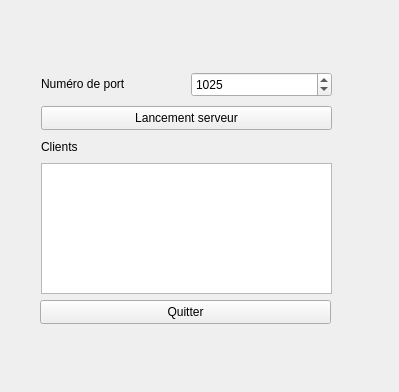
<?xml version="1.0" encoding="UTF-8"?>
<ui version="4.0">
 <class>ServeurWidget</class>
 <widget class="QWidget" name="ServeurWidget">
  <property name="geometry">
   <rect>
    <x>0</x>
    <y>0</y>
    <width>399</width>
    <height>392</height>
   </rect>
  </property>
  <property name="windowTitle">
   <string>ServeurWidget</string>
  </property>
  <widget class="QLabel" name="label_numPort">
   <property name="geometry">
    <rect>
     <x>41</x>
     <y>76</y>
     <width>101</width>
     <height>16</height>
    </rect>
   </property>
   <property name="text">
    <string>Numéro de port</string>
   </property>
  </widget>
  <widget class="QSpinBox" name="spinBox_numPort">
   <property name="geometry">
    <rect>
     <x>191</x>
     <y>72</y>
     <width>141</width>
     <height>25</height>
    </rect>
   </property>
   <property name="maximum">
    <number>2000</number>
   </property>
   <property name="value">
    <number>1025</number>
   </property>
  </widget>
  <widget class="QPushButton" name="pushButton_LancementServeur">
   <property name="geometry">
    <rect>
     <x>41</x>
     <y>106</y>
     <width>291</width>
     <height>24</height>
    </rect>
   </property>
   <property name="text">
    <string>Lancement serveur</string>
   </property>
  </widget>
  <widget class="QLabel" name="label_Clients">
   <property name="geometry">
    <rect>
     <x>41</x>
     <y>139</y>
     <width>58</width>
     <height>16</height>
    </rect>
   </property>
   <property name="text">
    <string>Clients</string>
   </property>
  </widget>
  <widget class="QTextEdit" name="textEdit_Clients">
   <property name="geometry">
    <rect>
     <x>41</x>
     <y>163</y>
     <width>291</width>
     <height>131</height>
    </rect>
   </property>
  </widget>
  <widget class="QPushButton" name="pushButton_Quitter">
   <property name="geometry">
    <rect>
     <x>40</x>
     <y>300</y>
     <width>291</width>
     <height>24</height>
    </rect>
   </property>
   <property name="text">
    <string>Quitter</string>
   </property>
  </widget>
 </widget>
 <resources/>
 <connections>
  <connection>
   <sender>pushButton_Quitter</sender>
   <signal>clicked()</signal>
   <receiver>ServeurWidget</receiver>
   <slot>close()</slot>
   <hints>
    <hint type="sourcelabel">
     <x>354</x>
     <y>381</y>
    </hint>
    <hint type="destinationlabel">
     <x>575</x>
     <y>389</y>
    </hint>
   </hints>
  </connection>
 </connections>
</ui>
